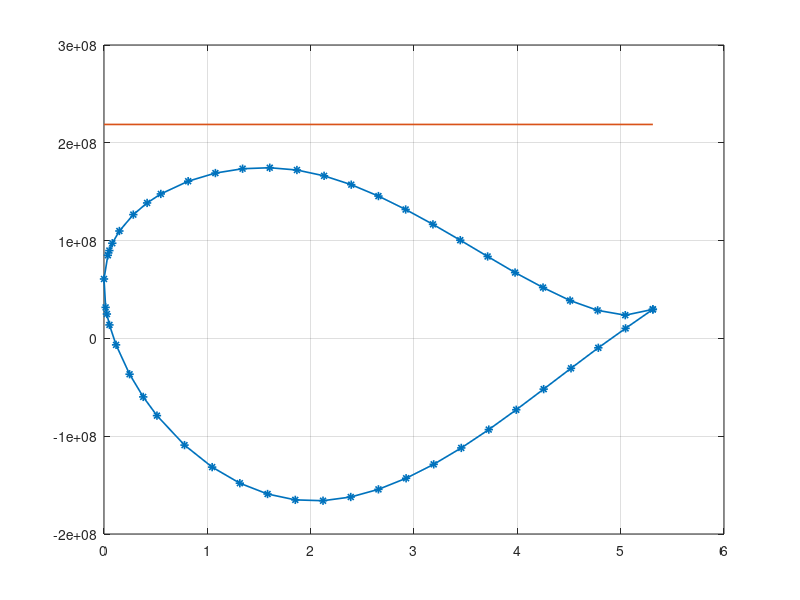

Source code (MATLAB): (Note: this script raises an error after producing the figure.)
clc; clear all ;

%%
load('loads.mat') ;
a = load('n63415-il.dat') ;
c = 1.6190*3.28084 ;
z = -a(:,1)*c*0.01;
y = a(:,2)*c*0.01;
spar1_ytop = 0.1517*3.28084;
spar1_ybot = -0.08855*3.28084;
spar1_z = -0.3*c;
spar2_ytop = 0.09546*3.28084;
spar2_ybot = -0.031975*3.28084;
spar2_z = -0.7*c;
b1 = 0.10*(spar1_ytop - spar1_ybot);
b2 = 0.10*(spar2_ytop - spar2_ybot);

%% Thicknesses and Modulus
tw = 0.004*3.28084;
tf = tw/2; 
tsc = 5*0.002*3.28084;
hw1 = (spar1_ytop-spar1_ybot-2*(tf+tsc));
hw2 = (spar2_ytop-spar2_ybot-2*(tf+tsc));
E_al = 1.5351*10^9*32.1522; %lbf/ft^2 
E_steel = 4.2*10^9*32.1522; %lbf/ft^2 
E_star = E_steel/E_al;
ybar = [(spar1_ytop+spar1_ybot)/2,(spar2_ytop+spar2_ybot)/2];
zbar = [spar1_z,spar2_z];

%% Areas of individual parts
A1 = [b1*tsc,b1*tsc,b1*tf,b1*tf,tw*hw1];
A2 = [b2*tsc,b2*tsc,b2*tf,b2*tf,tw*hw2];
E = [E_steel,E_steel,E_al,E_al,E_al];
E_star_spar = (1/E_al).*E ;

%% Finding spar centroid
A_star_i = [dot(A1,E_star_spar),dot(A2,E_star_spar)];
Sigma_A_star = sum(A_star_i) ;
y_cent_spar = dot(A_star_i,ybar)/Sigma_A_star ;
z_cent_spar = dot(A_star_i,zbar)/Sigma_A_star;

%% Adding stringers
z_stinger=[z(12),z(9),z(40),z(43)]; % ,z(22),z(31),z(3),z(49)
y_stinger=[y(12),y(9),y(40),y(43)]; % ,y(22),y(31),y(3),y(49)
no_of_stringer = length(z_stinger) ;

%% Stringer centroid 
A_stringer = b1*tsc ; % in ft^2
E_star_stgr = E_steel/E_al ;
EA_stgr = A_stringer*E_star_stgr ;
Sigma_EA_stgr = no_of_stringer*EA_stgr ;
y_cent_stgr = EA_stgr*(sum(y_stinger))/(Sigma_EA_stgr) ;
z_cent_stgr = EA_stgr*(sum(z_stinger))/(Sigma_EA_stgr) ;

%% Centroid of spar and stringer
y_cent = (y_cent_spar*Sigma_A_star + y_cent_stgr*Sigma_EA_stgr)/(Sigma_A_star+Sigma_EA_stgr) ;
z_cent = (z_cent_spar*Sigma_A_star + z_cent_stgr*Sigma_EA_stgr)/(Sigma_A_star+Sigma_EA_stgr) ;


%% Finding Moment of Inertia for spars
Izz1 = 2*((E_star*(b1*tsc^3/12))+(A1(1)*E_star*((tsc+2*tf+hw1)/2)^2))+ 2*(((b1*tf^3/12))+(A1(3)*((tw/4)+(hw1/2))^2))+ (tw*hw1^3/12);
Iyy1 = 2*E_star*(tsc*b1^3/12)+2*(tf*b1^3/12)+ (hw1*tw^3/12);
Izz2 = 2*((E_star*(b2*tsc^3/12))+(A2(1)*E_star*((tsc+2*tf+hw1)/2)^2))+ 2*(((b2*tf^3/12))+(A2(3)*((tw/4)+(hw2/2))^2))+ (tw*hw2^3/12);
Iyy2 = 2*E_star*(tsc*b2^3/12)+2*(tf*b2^3/12)+ (hw2*tw^3/12);

%% MOI for stinger about neutral axis
Iyy_stingers = EA_stgr*( norm(z_stinger - z_cent*linspace(1,1,length(z_stinger))) )^2 ;
Izz_stingers = EA_stgr*( norm(y_stinger - y_cent*linspace(1,1,length(y_stinger))) )^2 ;
Iyz_stringer = EA_stgr*( dot((z_stinger - z_cent*linspace(1,1,length(z_stinger))),(y_stinger - y_cent*linspace(1,1,length(y_stinger)))) ) ;

%% Total MOI stringers + spars
Iyy_total=Iyy1+ (A_star_i(1))*(zbar(1)-z_cent)^2 + Iyy2+ (A_star_i(2))*(zbar(2)-z_cent)^2  + Iyy_stingers ;
Izz_total=Izz1+ (A_star_i(1))*(ybar(1)-y_cent)^2 + Izz2+ (A_star_i(2))*(ybar(2)-y_cent)^2  + Izz_stingers ;    
Iyz_total=((A_star_i(1))*(ybar(1)-y_cent)*(zbar(1)-z_cent) + (A_star_i(2))*(zbar(2)-z_cent)*(ybar(2)-y_cent))  + Iyz_stringer;

%% Finding V_xx, W_xx
A = [-E_al*Iyz_total,-E_al*Iyy_total ; E_al*Izz_total,E_al*Iyz_total];
M = [M_y_due_to_D(1),M_z_due_to_L(1)];

v = A\M';

%% Finding sigma_xx
F_S = 1.5 ;
epsilon_xx = (-(y-y_cent)*v(1)-(z-z_cent)*v(2));  %conversion from meter to feet
sigma_xx = F_S*E_al*epsilon_xx;
sigma_yield = 32.1522.*[6804000,6804000]; %lbf/ft^2 
z1 = [-5.3117,0];

%% Plotting sigma_xx
figure(6)
plot(-z,sigma_xx,'-*', 'Linewidth', 1.2)
hold on ; 
plot(-z1,sigma_yield, 'Linewidth', 1.2);
grid on ;
ax = gca;
ax.FontSize = 14;
ax.XAxis.LineWidth = 1.2;
ax.YAxis.LineWidth = 1.2;
set(gcf, 'Position',  [100, 100, 900, 600]);
title('\sigma_{xx} distribution on the surface of the airfoil');
xlabel('x(ft)');
ylabel('\sigma_{xx}(in lbf/ft^2)');
